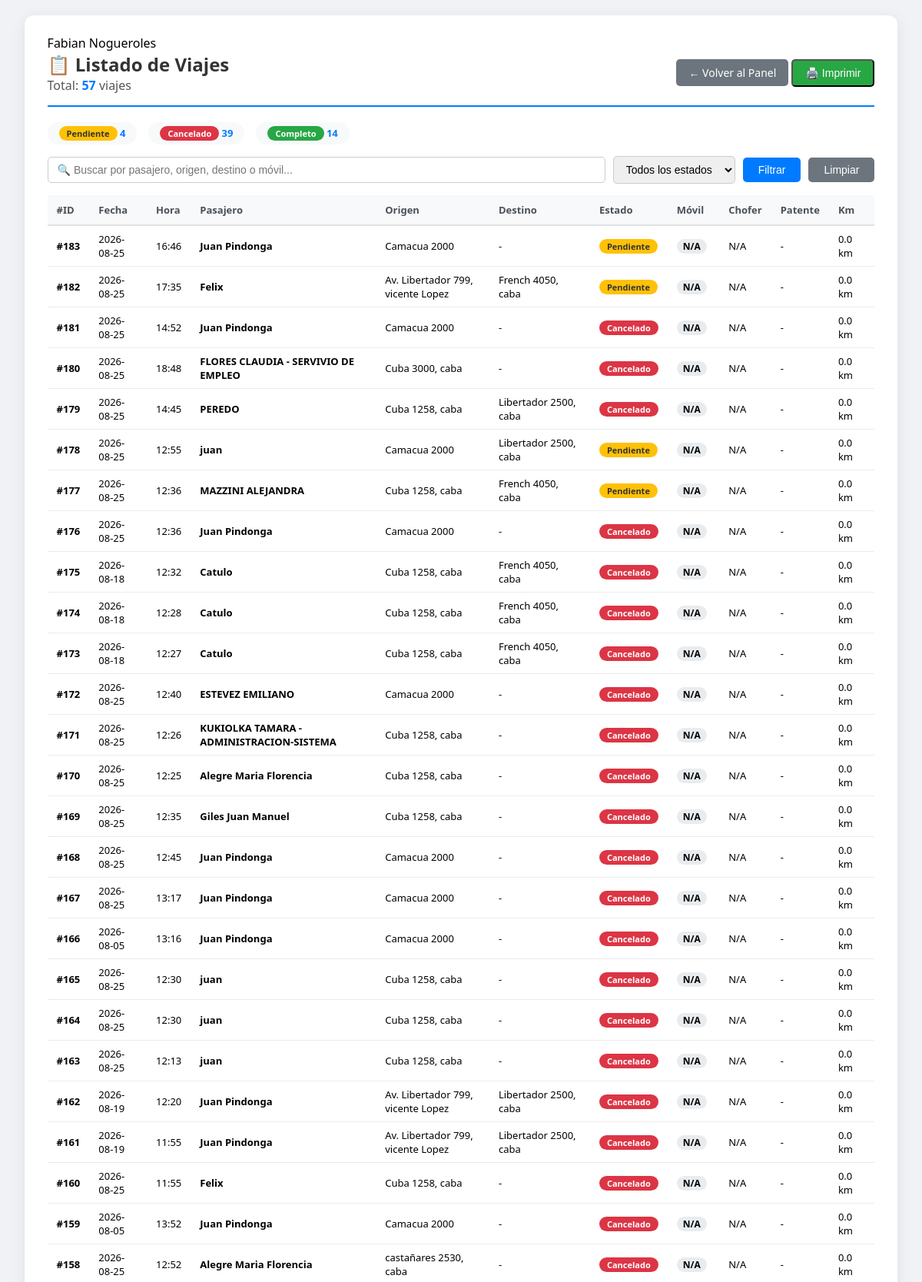
The app's page /php/contaduria/lista_viajes_completa.php (signed in, upper part) with its own data.
### tables this page shows
CREATE TABLE `usuarios` (
  `id` int(4) NOT NULL AUTO_INCREMENT,
  `nombre` varchar(50) NOT NULL,
  `telefono` int(10) NOT NULL,
  `email` varchar(50) NOT NULL,
  `password` varchar(100) NOT NULL,
  `permisos` varchar(15) NOT NULL,
  `estado` varchar(15) NOT NULL,
  `nom_apellido` varchar(50) NOT NULL,
  PRIMARY KEY (`id`)
);

CREATE TABLE `viajes_despacho` (
  `id` int(20) NOT NULL AUTO_INCREMENT,
  `cel_pasaj` int(10) NOT NULL,
  `nombre_pasaj` varchar(50) NOT NULL,
  `direccion_origen` varchar(70) NOT NULL,
  `direccion_destino` varchar(70) DEFAULT NULL,
  `puntos_paso` text DEFAULT NULL,
  `obs_operador` varchar(500) NOT NULL,
  `obs_pasaj` varchar(500) NOT NULL,
  `estado` varchar(15) NOT NULL,
  `diferido` varchar(20) NOT NULL,
  `fecha` date DEFAULT NULL,
  `hora` varchar(11) DEFAULT NULL,
  `categoria_movil` varchar(15) NOT NULL,
  `origen_lat` decimal(10,8) DEFAULT NULL,
  `origen_lng` decimal(11,8) DEFAULT NULL,
  `destino_lat` decimal(10,8) DEFAULT NULL,
  `destino_lng` decimal(11,8) DEFAULT NULL,
  `cc` int(4) DEFAULT NULL,
  `centro_de_costo` int(4) DEFAULT NULL,
  `id_autorizante` int(11) DEFAULT NULL,
  `obs_viaje` varchar(255) NOT NULL,
  `id_chofer` int(4) NOT NULL,
  `asignado_a` int(4) DEFAULT 0,
  `fecha_asignacion` datetime DEFAULT NULL,
  `id_cc` int(4) DEFAULT NULL,
  `km_recorridos` decimal(10,2) NOT NULL,
  `peajes` decimal(5,2) NOT NULL,
  `tiempo_espera` int(10) NOT NULL,
  `observaciones_finalizacion` varchar(100) NOT NULL,
  `fecha_finalizacion` date DEFAULT NULL,
  `chofer_nombre_hist` varchar(100) DEFAULT NULL,
  `chofer_apellido_hist` varchar(100) DEFAULT NULL,
  `chofer_celular_hist` varchar(20) DEFAULT NULL,
  `vehiculo_marca_hist` varchar(50) DEFAULT NULL,
  `vehiculo_modelo_hist` varchar(50) DEFAULT NULL,
  `vehiculo_patente_hist` varchar(20) DEFAULT NULL,
  `vehiculo_color_hist` varchar(20) DEFAULT NULL,
  PRIMARY KEY (`id`)
);

### funciones/funciones.php (called while the page is built, shortened)
<?php
function nombre_usuario()
{
    $id = $_SESSION['id_usuario'];
    $sql = "SELECT * FROM usuarios WHERE id = :id LIMIT 1";
    $pdo = conexion();
    $stmt = $pdo->prepare($sql);
    $stmt->bindParam(':id', $id, PDO::PARAM_INT);
    $stmt->execute();
    $row = $stmt->fetch(PDO::FETCH_ASSOC);
    return [
        'id' => $id,
        'nombre' => $row['nom_apellido'] ?? ''
    ];
}
function conexion()
{
    $host = 'localhost';
    $db   = 'app_viajes';
    $user = 'root';
    $pass = 'belgrado';
    try {
        $dsn = "mysql:host=$host;dbname=$db;charset=utf8mb4";
        $conn = new PDO($dsn, $user, $pass, [
            PDO::ATTR_ERRMODE => PDO::ERRMODE_EXCEPTION,
            PDO::ATTR_DEFAULT_FETCH_MODE => PDO::FETCH_ASSOC,
            PDO::MYSQL_ATTR_INIT_COMMAND => "SET NAMES utf8mb4"
        ]);
        return $conn;
    } catch (PDOException $e) {
        echo "Error de conexión: " . $e->getMessage();
    }
}
?>

### php/contaduria/lista_viajes_completa.php (the view, shortened to what this page needs)
<?php
include_once "../../funciones/funciones.php";
$conn = conexion();
$usuario = nombre_usuario();
$nombre_usuario = $usuario['nombre'];
$sql = "SELECT
            vd.id,
            vd.fecha,
            vd.hora,
            vd.nombre_pasaj,
            vd.direccion_origen,
            vd.direccion_destino,
            vd.estado,
            vd.asignado_a,
            vd.fecha_asignacion,
            vd.fecha_finalizacion,
            vd.km_recorridos,
            c.nombre AS chofer_nombre,
            c.apellido AS chofer_apellido,
            ve.patente AS vehiculo_patente,
            (SELECT movil FROM recorridos_viaje WHERE id_viaje = vd.id ORDER BY id DESC LIMIT 1) AS movil_historico
        FROM viajes_despacho vd
        LEFT JOIN choferes c ON c.movil = vd.asignado_a
        LEFT JOIN vehiculos ve ON ve.id_chofer = c.id
        ORDER BY vd.id DESC";
$stmt = $conn->prepare($sql);
$stmt->execute();
$viajes = $stmt->fetchAll(PDO::FETCH_ASSOC);
$estados = [];
foreach ($viajes as $v) {
    $estado = $v['estado'] ?? 'Sin estado';
    $estados[$estado] = ($estados[$estado] ?? 0) + 1;
}
?>
<!DOCTYPE html>
<html lang="es">
<head>
    <link rel="stylesheet" href="../../../css/estilos.css">
</head>
<body>
    <div class="container">
        <span <strong><?php echo $nombre_usuario ?></strong></span>
        <div class="header">
            <div>
                <h1>📋 Listado de Viajes</h1>
                <span class="total">Total: <strong><?= count($viajes) ?></strong> viajes</span>
            </div>
            <div class="no-print">
                <a href="../inicio_0.php" class="btn-volver">← Volver al Panel</a>
                <button class="btn-volver" onclick="window.print()" style="background:#28a745;">🖨️ Imprimir</button>
            </div>
        </div>
        <div class="estadisticas no-print">
            <?php foreach ($estados as $estado => $cantidad): ?>
                <span class="item">
                    <span class="badge-estado badge-<?= strtolower(str_replace(' ', '-', $estado)) ?>">
                        <?= $estado ?>
                    </span>
                    <span class="num"><?= $cantidad ?></span>
                </span>
            <?php endforeach; ?>
        </div>
        <div class="filtros no-print">
            <input type="text" id="buscar" placeholder="🔍 Buscar por pasajero, origen, destino o móvil...">
            <select id="filtro_estado">
                <option value="">Todos los estados</option>
            </select>
            <button onclick="aplicarFiltros()">Filtrar</button>
            <button onclick="resetFiltros()" style="background:#6c757d;">Limpiar</button>
        </div>
        <div class="tabla-container">
            <table>
                <thead>
                    <tr>
                        <th onclick="ordenarTabla(0)">#ID</th>
                        <th onclick="ordenarTabla(1)">Fecha</th>
                        <th onclick="ordenarTabla(2)">Hora</th>
                        <th onclick="ordenarTabla(3)">Pasajero</th>
                        <th onclick="ordenarTabla(4)">Origen</th>
                        <th onclick="ordenarTabla(5)">Destino</th>
                        <th onclick="ordenarTabla(6)">Estado</th>
                        <th onclick="ordenarTabla(7)">Móvil</th>
                        <th onclick="ordenarTabla(8)">Chofer</th>
                        <th onclick="ordenarTabla(9)">Patente</th>
                        <th onclick="ordenarTabla(10)">Km</th>
                    </tr>
                </thead>
                <tbody id="tabla-body">
                    <?php if (empty($viajes)): ?>
                        <tr class="empty-row">
                            <td colspan="11">No hay viajes registrados</td>
                        </tr>
                    <?php else: ?>
                        <?php foreach ($viajes as $v): ?>
                            <?php
                            $estadoClass = strtolower(str_replace(' ', '-', $v['estado'] ?? 'default'));
                            $movil = $v['asignado_a'];
                            if ($v['estado'] == 'Completo' && !empty($v['movil_historico'])) {
                                $movil = $v['movil_historico'];
                            }
                            $chofer = ($v['chofer_nombre'] ?? '') . ' ' . ($v['chofer_apellido'] ?? '');
                            $chofer = trim($chofer) ?: 'N/A';
                            ?>
                            <tr class="clickeable" onclick="verDetalle(<?= $v['id'] ?>)">
                                <td><strong>#<?= $v['id'] ?></strong></td>
                                <td><?= htmlspecialchars($v['fecha'] ?? '-') ?></td>
                                <td><?= htmlspecialchars($v['hora'] ?? '-') ?></td>
                                <td><strong><?= htmlspecialchars($v['nombre_pasaj'] ?? 'N/A') ?></strong></td>
                                <td><?= htmlspecialchars($v['direccion_origen'] ?? '-') ?></td>
                                <td><?= htmlspecialchars($v['direccion_destino'] ?? '-') ?></td>
                                <td>
                                    <span class="badge-estado badge-<?= $estadoClass ?>">
                                        <?= $v['estado'] ?? 'N/A' ?>
                                    </span>
                                </td>
                                <td>
                                    <span class="movil-badge"><?= $movil ?: 'N/A' ?></span>
                                </td>
                                <td><?= htmlspecialchars($chofer) ?></td>
                                <td><?= htmlspecialchars($v['vehiculo_patente'] ?? '-') ?></td>
                                <td><?= $v['km_recorridos'] ? number_format($v['km_recorridos'], 1) . ' km' : '-' ?></td>
                            </tr>
                        <?php endforeach; ?>
                    <?php endif; ?>
                </tbody>
            </table>
        </div>
    </div>
</body>
</html>

### css/estilos.css (style rules this page uses)
:root { --primary: #3498db; --success: #2ecc71; --warning: #f1c40f; --danger: #e74c3c; --dark: #2c3e50; --gray: #7f8c8d; --bg: #f4f6f9; }
* { margin: 0; padding: 0; box-sizing: border-box; }
body { font-family: Arial, sans-serif; background: var(--bg); }
.container { width: 98%; max-width: 1400px; margin: 30px auto; }
.filtros { text-align: center; margin-bottom: 15px; }
input, select { padding: 10px; border-radius: 6px; border: 1px solid #ccc; width: 100%; }
.filtros input, .filtros select, .filtros button { width: auto !important; }

### php/contaduria/lista_viajes_completa.php (style rules this page uses)
* { box-sizing: border-box; }
body { font-family: 'Segoe UI', Arial, sans-serif; background: #f0f2f5; padding: 20px; margin: 0; }
.container { max-width: 1400px; margin: 0 auto; background: #fff; padding: 25px 30px; border-radius: 12px; box-shadow: 0 4px 20px rgba(0, 0, 0, 0.08); }
.header { display: flex; justify-content: space-between; align-items: center; border-bottom: 2px solid #007bff; padding-bottom: 15px; margin-bottom: 20px; flex-wrap: wrap; }
.header h1 { margin: 0; font-size: 24px; color: #333; }
.header .total { font-size: 16px; color: #555; }
.header .total strong { color: #007bff; }
.btn-volver { display: inline-block; padding: 8px 16px; background: #6c757d; color: white; text-decoration: none; border-radius: 5px; font-size: 14px; }
.filtros { display: flex; gap: 10px; margin-bottom: 15px; flex-wrap: wrap; align-items: center; }
.filtros input[type="text"], .filtros select { padding: 8px 12px; border: 1px solid #ccc; border-radius: 5px; font-size: 14px; }
.filtros input[type="text"] { flex: 1; min-width: 200px; }
.filtros button { padding: 8px 20px; background: #007bff; color: white; border: none; border-radius: 5px; cursor: pointer; font-size: 14px; }
.badge-estado { display: inline-block; padding: 2px 10px; border-radius: 12px; font-size: 11px; font-weight: bold; color: #fff; min-width: 65px; text-align: center; }
.badge-pendiente { background: #ffc107; color: #333; }
.badge-completo { background: #28a745; }
.badge-cancelado { background: #dc3545; }
.tabla-container { overflow-x: auto; margin-top: 10px; }
table { width: 100%; border-collapse: collapse; font-size: 13px; }
thead { background: #f8f9fa; border-bottom: 2px solid #dee2e6; }
thead th { padding: 10px 12px; text-align: left; font-weight: 600; color: #495057; white-space: nowrap; cursor: pointer; user-select: none; }
tbody tr { border-bottom: 1px solid #e9ecef; cursor: pointer; transition: background 0.15s; }
tbody tr.clickeable { cursor: pointer; }
tbody td { padding: 8px 12px; vertical-align: middle; }
tbody td .movil-badge { display: inline-block; background: #e9ecef; padding: 1px 8px; border-radius: 10px; font-size: 12px; font-weight: bold; }
.estadisticas { display: flex; gap: 15px; flex-wrap: wrap; margin-bottom: 15px; }
.estadisticas .item { background: #f8f9fa; padding: 5px 15px; border-radius: 20px; font-size: 13px; }
.estadisticas .item .num { font-weight: bold; color: #007bff; }

### records on screen
usuarios: nom_apellido "Fabian Nogueroles"
viajes_despacho: estado "Completo", cantidad "14"
viajes_despacho: id "183", fecha "2026-08-25", hora "16:46", nombre_pasaj "Juan Pindonga", direccion_origen "Camacua 2000", direccion_destino "-", estado "Pendiente", asignado_a "N/A", chofer "N/A", vehiculo_patente "-", km_recorridos "0.0"
viajes_despacho: id "182", fecha "2026-08-25", hora "17:35", nombre_pasaj "Felix", direccion_origen "Av. Libertador 799, vicente Lopez", direccion_destino "French 4050, caba", estado "Pendiente", asignado_a "N/A", chofer "N/A", vehiculo_patente "-", km_recorridos "0.0"
viajes_despacho: id "181", fecha "2026-08-25", hora "14:52", nombre_pasaj "Juan Pindonga", direccion_origen "Camacua 2000", direccion_destino "-", estado "Cancelado", asignado_a "N/A", chofer "N/A", vehiculo_patente "-", km_recorridos "0.0"
viajes_despacho: id "180", fecha "2026-08-25", hora "18:48", nombre_pasaj "FLORES CLAUDIA - SERVIVIO DE EMPLEO", direccion_origen "Cuba 3000, caba", direccion_destino "-", estado "Cancelado", asignado_a "N/A", chofer "N/A", vehiculo_patente "-", km_recorridos "0.0"
viajes_despacho: id "179", fecha "2026-08-25", hora "14:45", nombre_pasaj "PEREDO", direccion_origen "Cuba 1258, caba", direccion_destino "Libertador 2500, caba", estado "Cancelado", asignado_a "N/A", chofer "N/A", vehiculo_patente "-", km_recorridos "0.0"
viajes_despacho: id "178", fecha "2026-08-25", hora "12:55", nombre_pasaj "juan", direccion_origen "Camacua 2000", direccion_destino "Libertador 2500, caba", estado "Pendiente", asignado_a "N/A", chofer "N/A", vehiculo_patente "-", km_recorridos "0.0"
viajes_despacho: id "177", fecha "2026-08-25", hora "12:36", nombre_pasaj "MAZZINI ALEJANDRA", direccion_origen "Cuba 1258, caba", direccion_destino "French 4050, caba", estado "Pendiente", asignado_a "N/A", chofer "N/A", vehiculo_patente "-", km_recorridos "0.0"
viajes_despacho: id "176", fecha "2026-08-25", hora "12:36", nombre_pasaj "Juan Pindonga", direccion_origen "Camacua 2000", direccion_destino "-", estado "Cancelado", asignado_a "N/A", chofer "N/A", vehiculo_patente "-", km_recorridos "0.0"
viajes_despacho: id "175", fecha "2026-08-18", hora "12:32", nombre_pasaj "Catulo", direccion_origen "Cuba 1258, caba", direccion_destino "French 4050, caba", estado "Cancelado", asignado_a "N/A", chofer "N/A", vehiculo_patente "-", km_recorridos "0.0"
viajes_despacho: id "174", fecha "2026-08-18", hora "12:28", nombre_pasaj "Catulo", direccion_origen "Cuba 1258, caba", direccion_destino "French 4050, caba", estado "Cancelado", asignado_a "N/A", chofer "N/A", vehiculo_patente "-", km_recorridos "0.0"
viajes_despacho: id "173", fecha "2026-08-18", hora "12:27", nombre_pasaj "Catulo", direccion_origen "Cuba 1258, caba", direccion_destino "French 4050, caba", estado "Cancelado", asignado_a "N/A", chofer "N/A", vehiculo_patente "-", km_recorridos "0.0"
viajes_despacho: id "172", fecha "2026-08-25", hora "12:40", nombre_pasaj "ESTEVEZ EMILIANO", direccion_origen "Camacua 2000", direccion_destino "-", estado "Cancelado", asignado_a "N/A", chofer "N/A", vehiculo_patente "-", km_recorridos "0.0"
viajes_despacho: id "171", fecha "2026-08-25", hora "12:26", nombre_pasaj "KUKIOLKA TAMARA - ADMINISTRACION-SISTEMA", direccion_origen "Cuba 1258, caba", direccion_destino "-", estado "Cancelado", asignado_a "N/A", chofer "N/A", vehiculo_patente "-", km_recorridos "0.0"
viajes_despacho: id "170", fecha "2026-08-25", hora "12:25", nombre_pasaj "Alegre Maria Florencia", direccion_origen "Cuba 1258, caba", direccion_destino "-", estado "Cancelado", asignado_a "N/A", chofer "N/A", vehiculo_patente "-", km_recorridos "0.0"
viajes_despacho: id "169", fecha "2026-08-25", hora "12:35", nombre_pasaj "Giles Juan Manuel", direccion_origen "Cuba 1258, caba", direccion_destino "-", estado "Cancelado", asignado_a "N/A", chofer "N/A", vehiculo_patente "-", km_recorridos "0.0"
viajes_despacho: id "168", fecha "2026-08-25", hora "12:45", nombre_pasaj "Juan Pindonga", direccion_origen "Camacua 2000", direccion_destino "-", estado "Cancelado", asignado_a "N/A", chofer "N/A", vehiculo_patente "-", km_recorridos "0.0"
viajes_despacho: id "167", fecha "2026-08-25", hora "13:17", nombre_pasaj "Juan Pindonga", direccion_origen "Camacua 2000", direccion_destino "-", estado "Cancelado", asignado_a "N/A", chofer "N/A", vehiculo_patente "-", km_recorridos "0.0"
viajes_despacho: id "166", fecha "2026-08-05", hora "13:16", nombre_pasaj "Juan Pindonga", direccion_origen "Camacua 2000", direccion_destino "-", estado "Cancelado", asignado_a "N/A", chofer "N/A", vehiculo_patente "-", km_recorridos "0.0"
viajes_despacho: id "165", fecha "2026-08-25", hora "12:30", nombre_pasaj "juan", direccion_origen "Cuba 1258, caba", direccion_destino "-", estado "Cancelado", asignado_a "N/A", chofer "N/A", vehiculo_patente "-", km_recorridos "0.0"
viajes_despacho: id "164", fecha "2026-08-25", hora "12:30", nombre_pasaj "juan", direccion_origen "Cuba 1258, caba", direccion_destino "-", estado "Cancelado", asignado_a "N/A", chofer "N/A", vehiculo_patente "-", km_recorridos "0.0"
viajes_despacho: id "163", fecha "2026-08-25", hora "12:13", nombre_pasaj "juan", direccion_origen "Cuba 1258, caba", direccion_destino "-", estado "Cancelado", asignado_a "N/A", chofer "N/A", vehiculo_patente "-", km_recorridos "0.0"
viajes_despacho: id "162", fecha "2026-08-19", hora "12:20", nombre_pasaj "Juan Pindonga", direccion_origen "Av. Libertador 799, vicente Lopez", direccion_destino "Libertador 2500, caba", estado "Cancelado", asignado_a "N/A", chofer "N/A", vehiculo_patente "-", km_recorridos "0.0"
viajes_despacho: id "161", fecha "2026-08-19", hora "11:55", nombre_pasaj "Juan Pindonga", direccion_origen "Av. Libertador 799, vicente Lopez", direccion_destino "Libertador 2500, caba", estado "Cancelado", asignado_a "N/A", chofer "N/A", vehiculo_patente "-", km_recorridos "0.0"
viajes_despacho: id "160", fecha "2026-08-25", hora "11:55", nombre_pasaj "Felix", direccion_origen "Cuba 1258, caba", direccion_destino "-", estado "Cancelado", asignado_a "N/A", chofer "N/A", vehiculo_patente "-", km_recorridos "0.0"
viajes_despacho: id "159", fecha "2026-08-05", hora "13:52", nombre_pasaj "Juan Pindonga", direccion_origen "Camacua 2000", direccion_destino "-", estado "Cancelado", asignado_a "N/A", chofer "N/A", vehiculo_patente "-", km_recorridos "0.0"
viajes_despacho: id "158", fecha "2026-08-25", hora "12:52", nombre_pasaj "Alegre Maria Florencia", direccion_origen "castañares 2530, caba", direccion_destino "-", estado "Cancelado", asignado_a "N/A", chofer "N/A", vehiculo_patente "-", km_recorridos "0.0"

### other values on screen
count($viajes) "57"
$estado "Pendiente"
$cantidad "4"
$estado "Cancelado"
$cantidad "39"
